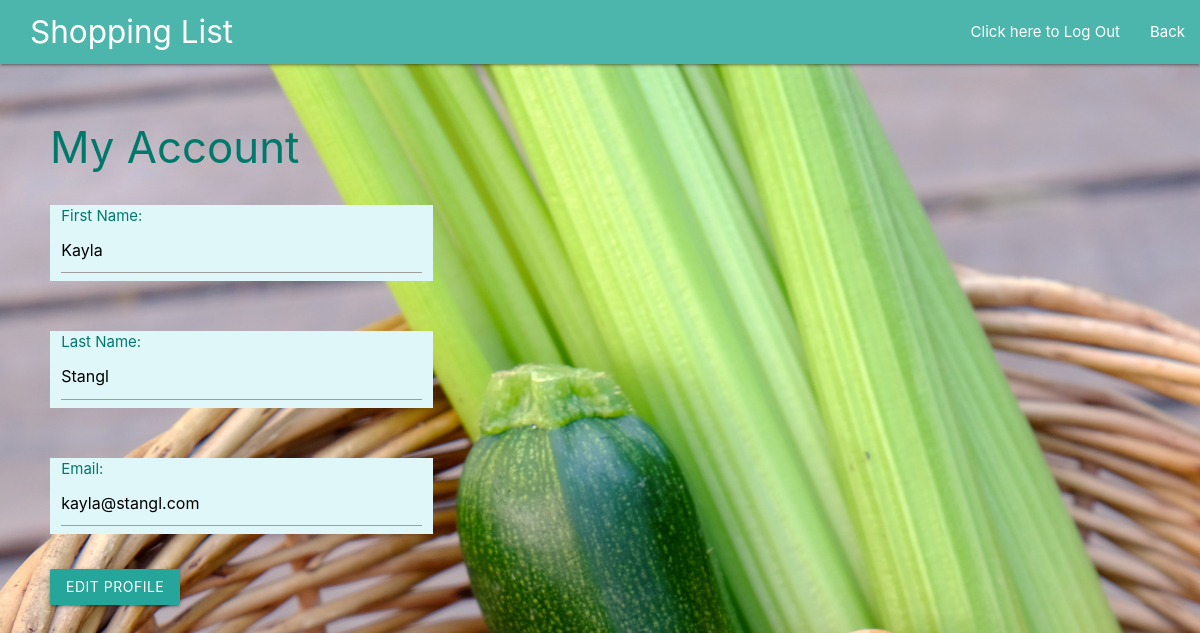
Screenshot of /myaccount/2 with the database file from the repository.
### time_app/models.py (models this page shows)
class User(models.Model):
    first_name = models.CharField(max_length=45)
    last_name = models.CharField(max_length=45)
    email = models.CharField(max_length=255)
    password = models.CharField(max_length=255)
    created_at = models.DateTimeField(auto_now_add=True)
    updated_at = models.DateTimeField(auto_now=True)
    objects = User_Manager()

### time_app/views.py (the view)
# urls.py: path('myaccount/<user_id>', views.see_account),
def see_account(request, user_id):
    right_user = User.objects.get(id=user_id)
    user_products = Product.objects.filter(user=right_user)
    context = {
        'right_user':right_user,
        'user_products':user_products
    }
    return render(request, "myaccount.html", context)

### time_app/templates/myaccount.html (shortened to what this page needs)
<!DOCTYPE html>
<html lang="en">
<head>
    <link rel="stylesheet" href="https://cdnjs.cloudflare.com/ajax/libs/materialize/1.0.0/css/materialize.min.css">
    {% load static%}
    <link rel="stylesheet" href="{% static 'css/styles.css' %}">
</head>
<body id="bg" style="background-image: url('{% static "img/foods.jpg" %}'); background-repeat: no-repeat;
    background-size: cover">
    <nav>
        <div class="nav-wrapper teal lighten-2">
            <a href="#" class="brand-logo">Shopping List</a>
            <ul id="nav-mobile" class="right hide-on-med-and-down">
                <li><a href="/logout">Click here to Log Out</a></li>
                <li><a href="/shoppinglist">Back</a></li>
            </ul>
        </div>
    </nav>
    <div class="main teal-text text-darken-2">
    <h3>My Account</h3>
    <form action='/edit_profile/{{ right_user.id }}' method='post'>
        <div class="row">
            <form class="col s5">
                <div class="row">
                    <div class="input-field col s4 #e0f7fa cyan lighten-5
                    ">
        First Name: <input type='text' name='first_name' value="{{ right_user.first_name }}">
                    </div>
                </div>
        <form class="col s5">
            <div class="row">
                <div class="input-field col s4 #e0f7fa cyan lighten-5
                ">
        Last Name: <input type='text' name='last_name' value="{{ right_user.last_name }}">
                </div>
            </div>
        <form class="col s5">
            <div class="row">
                <div class="input-field col s4 #e0f7fa cyan lighten-5
                ">
        Email: <input type='text' name='reg_email' value="{{ right_user.email }}">
                </div>
            </div>
        <button class="btn center waves-effect waves-light" type="submit" name="action">Edit Profile
        </button>
    </div>
    </form>
</body>
</html>

### time_app/static/css/styles.css (style rules this page uses)
body { background-image: url("static/img/grocery2.jpeg"); }
.brand-logo { margin-left: 30px; }
.main { margin-top: 60px; margin-left: 50px; }

### rows the page displays
User: first_name "Kayla", last_name "Stangl", reg_email "kayla@stangl.com"
